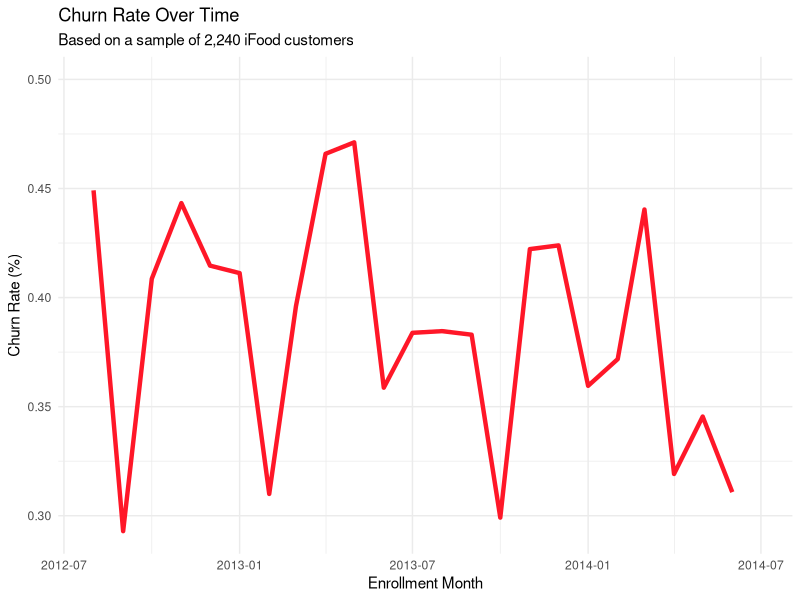
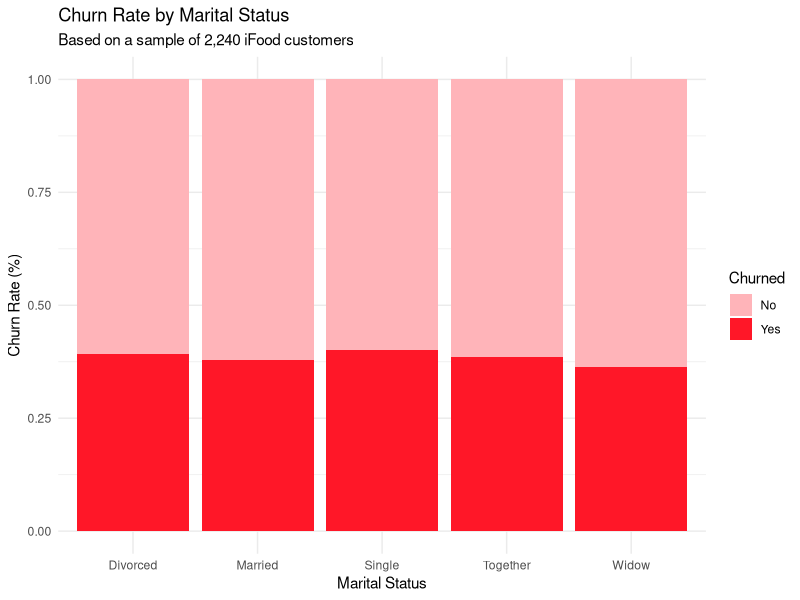
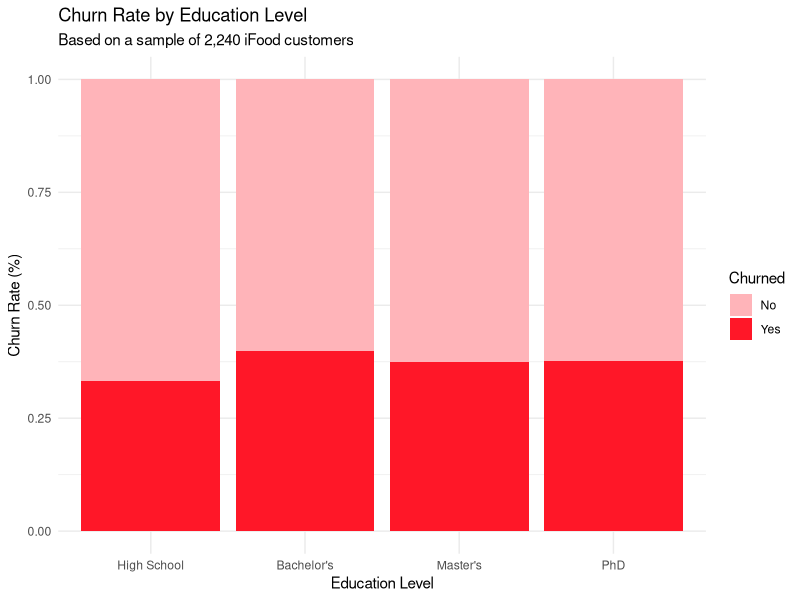
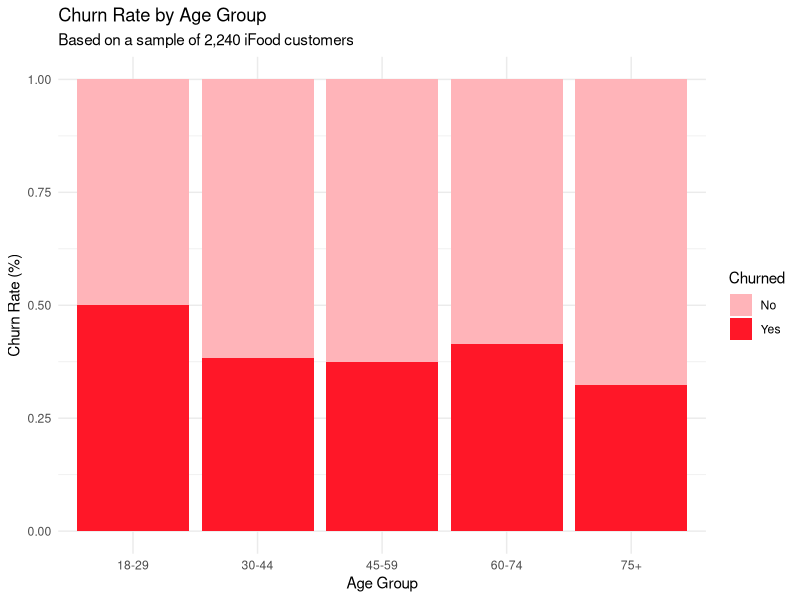
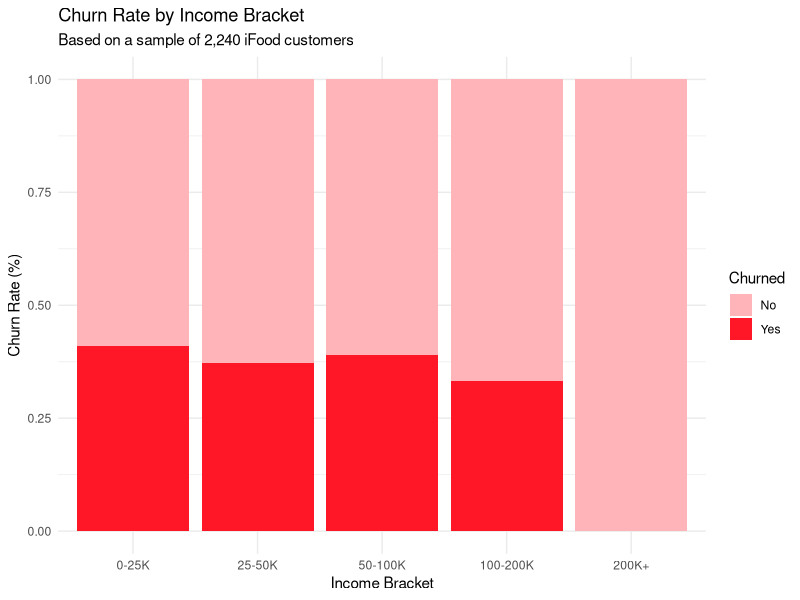
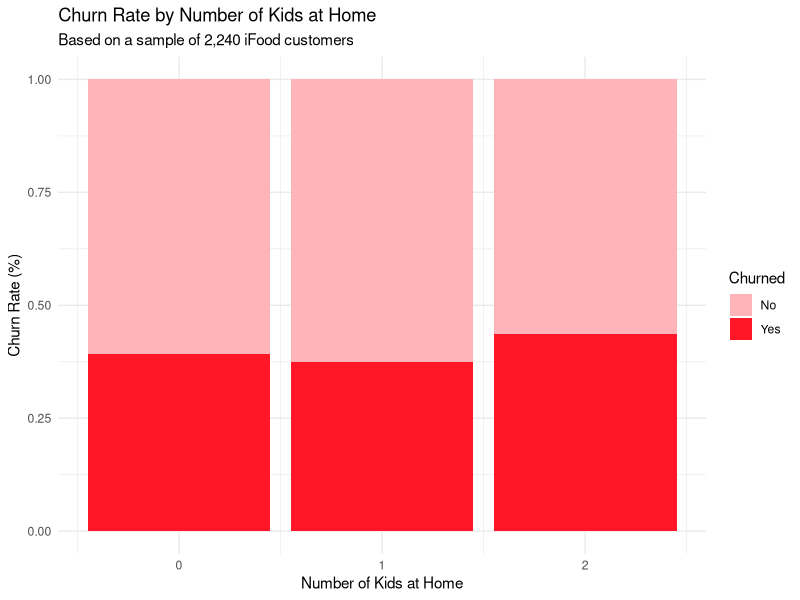
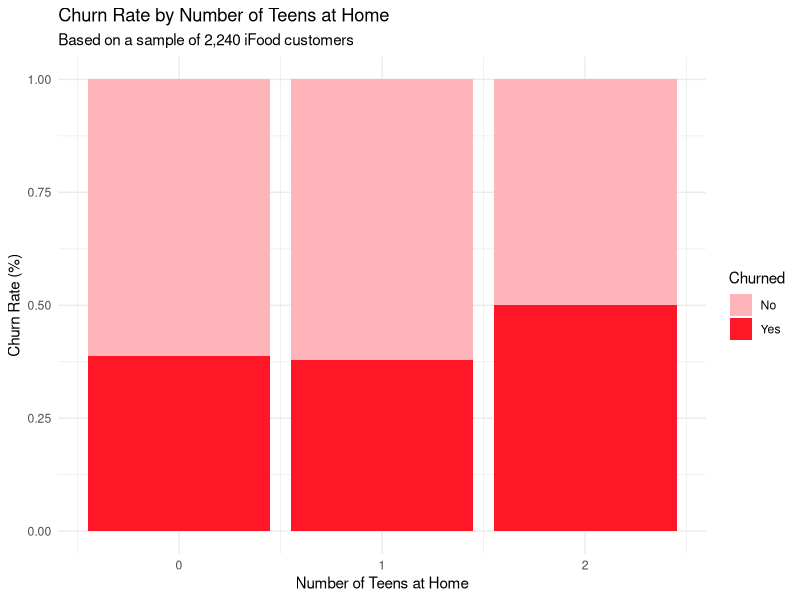

Write R code to recreate these figures, in order.
## ---- chunk 1

# Load packages and wrangled/cleaned data

library(tidyverse)
ifood <- read_csv('ifood_cleaned.csv', show_col_types = FALSE)

ifood <- ifood |>
  mutate(income_bracket = factor(income_bracket, levels = c("0-25K", "25-50K", "50-100K", "100-200K", "200K+")),
         Education = factor(Education, levels = c("High School", "Bachelor's", "Master's", "PhD")))

## ---- chunk 2
#| content: valuebox
#| title: "Average Recency"
#| icon: "clock"
#| color: "#ff1728"
round(mean(ifood$Recency), 1)
## ---- chunk 3
#| content: valuebox
#| title: "Current Churn Rate"
#| icon: "calendar"
#| color: "#ff1728"
paste0(round(mean(ifood$Churned == "Yes") * 100, 1), "%")
## ---- chunk 4
#| content: valuebox
#| title: "# of Complaints"
#| icon: "emoji-frown"
#| color: "#ff1728"
sum(ifood$Complain == "Yes", na.rm = TRUE)
## ---- chunk 5
#| title: Churn Rate Over Time
#| fig-width: 5
#| fig-height: 4
# Churn rate over time
ifood |> 
  mutate(month = floor_date(Dt_Customer, "month")) |> 
  count(month, Churned) |> 
  group_by(month) |> 
  mutate(prop = n / sum(n)) |> 
  filter(Churned == "Yes") |> 
  ggplot(aes(x = month, y = prop)) +
  geom_line(color = '#ff1728', size = 1.5) + 
  scale_x_date(limits = c(min(ifood$Dt_Customer), max(ifood$Dt_Customer))) +
  labs(
    title = "Churn Rate Over Time",
    x = 'Enrollment Month',
    y = 'Churn Rate (%)',
    subtitle = 'Based on a sample of 2,240 iFood customers'
  ) +
  theme_minimal()

## ---- chunk 6
#| title: Marital Status
#| fig-width: 5
#| fig-height: 4
ifood |> 
  filter(!is.na(Marital_Status)) |> 
  count(Marital_Status, Churned) |> 
  group_by(Marital_Status) |> 
  mutate(prop = n / sum(n)) |> 
  ggplot(aes(
    x = Marital_Status, 
    y = n, 
    fill = Churned
  )) +
  geom_col(position = "fill") +
  scale_fill_manual(values = c("No" = "#ffb4b9", "Yes" = "#ff1728")) +
  labs(x = "Marital Status", y = "Churn Rate (%)", title = "Churn Rate by Marital Status", subtitle = 'Based on a sample of 2,240 iFood customers')+ 
  theme_minimal()
## ---- chunk 7
#| title: Education
#| fig-width: 5
#| fig-height: 4
ifood |> 
  filter(!is.na(Education)) |> 
  count(Education, Churned) |> 
  group_by(Education) |> 
  mutate(prop = n / sum(n)) |> 
  ggplot(aes(
    x = Education, 
    y = n, 
    fill = Churned
  )) +
  geom_col(position = "fill") +
  scale_fill_manual(values = c("No" = "#ffb4b9", "Yes" = "#ff1728")) +
  labs(x = "Education Level", y = "Churn Rate (%)", title = "Churn Rate by Education Level", subtitle = 'Based on a sample of 2,240 iFood customers')+ 
  theme_minimal()
## ---- chunk 8
#| title: Age Group
#| fig-width: 5
#| fig-height: 4

ifood |> 
  filter(!is.na(age_group)) |> 
  count(age_group, Churned) |> 
  group_by(age_group) |> 
  mutate(prop = n / sum(n)) |> 
  ggplot(aes(
    x = age_group, 
    y = n, 
    fill = Churned
  )) +
  geom_col(position = "fill") +
  scale_fill_manual(values = c("No" = "#ffb4b9", "Yes" = "#ff1728")) +
  labs(x = "Age Group", y = "Churn Rate (%)", title = "Churn Rate by Age Group", subtitle = 'Based on a sample of 2,240 iFood customers')+ 
  theme_minimal()
## ---- chunk 9
#| title: Income Bracket
#| fig-width: 5
#| fig-height: 4

ifood |> 
  filter(!is.na(income_bracket)) |> 
  count(income_bracket, Churned) |> 
  group_by(income_bracket) |> 
  mutate(prop = n / sum(n)) |> 
  ggplot(aes(
    x = income_bracket, 
    y = n, 
    fill = Churned
  )) +
  geom_col(position = "fill") +
  scale_fill_manual(values = c("No" = "#ffb4b9", "Yes" = "#ff1728")) +
  labs(x = "Income Bracket", y = "Churn Rate (%)", title = "Churn Rate by Income Bracket", subtitle = 'Based on a sample of 2,240 iFood customers')+ 
  theme_minimal()
## ---- chunk 10
#| title: Number of Kids
#| fig-width: 5
#| fig-height: 4


ifood |> 
  filter(!is.na(Complain)) |> 
  count(Kidhome, Churned) |> 
  group_by(Kidhome) |> 
  mutate(prop = n / sum(n)) |> 
  ggplot(aes(
    x = Kidhome, 
    y = n, 
    fill = Churned
  )) +
  geom_col(position = "fill") +
  scale_fill_manual(values = c("No" = "#ffb4b9", "Yes" = "#ff1728")) +
  labs(x = "Number of Kids at Home", y = "Churn Rate (%)", title = "Churn Rate by Number of Kids at Home", subtitle = 'Based on a sample of 2,240 iFood customers')+ 
  theme_minimal()
## ---- chunk 11
#| title: Number of Teens
#| fig-width: 5
#| fig-height: 4

ifood |> 
  filter(!is.na(Complain)) |> 
  count(Teenhome, Churned) |> 
  group_by(Teenhome) |> 
  mutate(prop = n / sum(n)) |> 
  ggplot(aes(
    x = Teenhome, 
    y = n, 
    fill = Churned
  )) +
  geom_col(position = "fill") +
  scale_fill_manual(values = c("No" = "#ffb4b9", "Yes" = "#ff1728")) +
  labs(x = "Number of Teens at Home", y = "Churn Rate (%)", title = "Churn Rate by Number of Teens at Home", subtitle = 'Based on a sample of 2,240 iFood customers')+ 
  theme_minimal()


